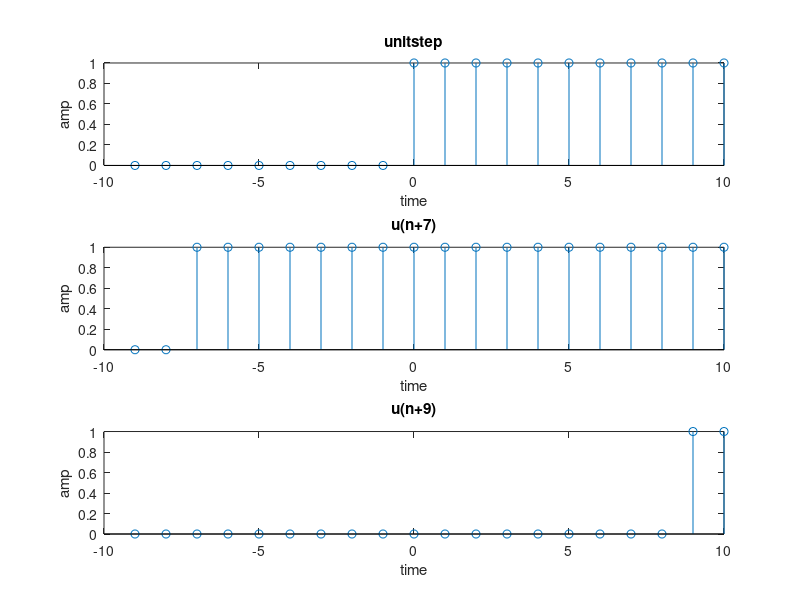

Recreate this plot in MATLAB.
clc;
clear all;

n= -9:1:10;
y1=[zeros(1,9) ones(1,11)];
y2=[zeros(1,2) ones(1,18) ];
y3= [zeros(1,18) ones(1,2)];

subplot(3,1,1);
stem(n,y1);
xlabel('time');ylabel('amp');title('unitstep');

subplot(3,1,2);
stem(n,y2);
xlabel('time');ylabel('amp');title('u(n+7)');

subplot(3,1,3);
stem(n,y3);
xlabel('time');ylabel('amp');title('u(n+9)');